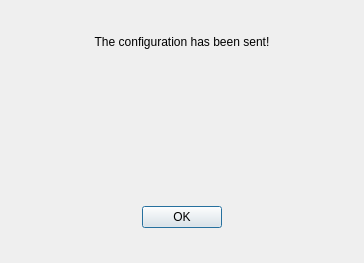
<?xml version="1.0" encoding="UTF-8"?>
<ui version="4.0">
 <class>SendConfiguration</class>
 <widget class="QDialog" name="SendConfiguration">
  <property name="geometry">
   <rect>
    <x>0</x>
    <y>0</y>
    <width>364</width>
    <height>263</height>
   </rect>
  </property>
  <property name="windowTitle">
   <string>Dialog</string>
  </property>
  <layout class="QGridLayout" name="gridLayout">
   <property name="leftMargin">
    <number>15</number>
   </property>
   <property name="topMargin">
    <number>35</number>
   </property>
   <property name="rightMargin">
    <number>15</number>
   </property>
   <property name="bottomMargin">
    <number>35</number>
   </property>
   <property name="horizontalSpacing">
    <number>15</number>
   </property>
   <property name="verticalSpacing">
    <number>0</number>
   </property>
   <item row="2" column="0">
    <layout class="QHBoxLayout" name="horizontalLayout">
     <property name="spacing">
      <number>10</number>
     </property>
     <item>
      <spacer name="horizontalSpacer_2">
       <property name="orientation">
        <enum>Qt::Horizontal</enum>
       </property>
       <property name="sizeHint" stdset="0">
        <size>
         <width>40</width>
         <height>20</height>
        </size>
       </property>
      </spacer>
     </item>
     <item>
      <widget class="QPushButton" name="b_ok">
       <property name="text">
        <string>OK</string>
       </property>
      </widget>
     </item>
     <item>
      <spacer name="horizontalSpacer">
       <property name="orientation">
        <enum>Qt::Horizontal</enum>
       </property>
       <property name="sizeHint" stdset="0">
        <size>
         <width>40</width>
         <height>20</height>
        </size>
       </property>
      </spacer>
     </item>
    </layout>
   </item>
   <item row="0" column="0">
    <widget class="QLabel" name="l_warning">
     <property name="maximumSize">
      <size>
       <width>16777215</width>
       <height>16777215</height>
      </size>
     </property>
     <property name="text">
      <string>The configuration has been sent!</string>
     </property>
     <property name="alignment">
      <set>Qt::AlignCenter</set>
     </property>
    </widget>
   </item>
   <item row="1" column="0">
    <spacer name="verticalSpacer">
     <property name="orientation">
      <enum>Qt::Vertical</enum>
     </property>
     <property name="sizeHint" stdset="0">
      <size>
       <width>20</width>
       <height>40</height>
      </size>
     </property>
    </spacer>
   </item>
  </layout>
 </widget>
 <resources/>
 <connections/>
</ui>
